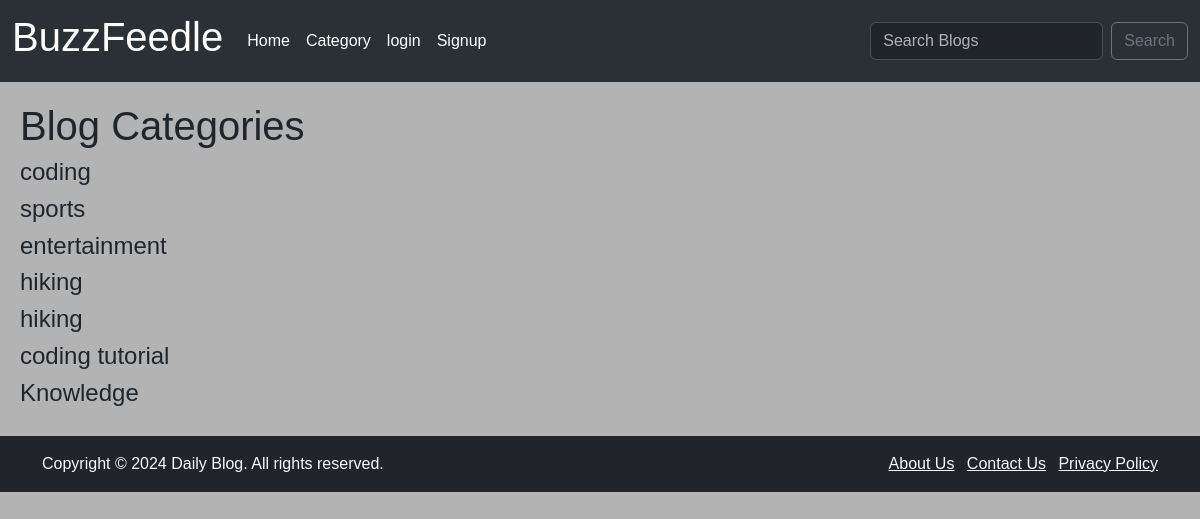
The page /category-list/ on the database its author committed.
### App/models.py (models this page shows, shortened)
class Category(models.Model):
    name =  models.CharField(max_length=255)
    def __str__(self):
        return self.name

### App/views.py (the view)
# urls.py: path('category-list/', views.category_list_view, name='category-list' ),
def category_list_view(request):
    cat_menu_list = Category.objects.all()
    return render(request, 'category_list.html', {"cat_menu_list":cat_menu_list})

### App/templates/category_list.html
{% extends 'base.html' %}
{% block content %}
    <h1>Blog Categories</h1>
    {% for item in cat_menu_list %}
        <h4><a class="dropdown-item" href="{% url 'category' item|slugify %}">{{item}}</a></h4>
    {% endfor %}
{% endblock  %}

### App/static/css/stylesheet.css (style rules this page uses)
body { font-family: Arial, Helvetica, sans-serif; margin: 0; padding: 0; background-color: #b3b3b3; }

### rows shown on the page
Category: name "coding"
Category: name "sports"
Category: name "entertainment"
Category: name "hiking"
Category: name "hiking"
Category: name "coding tutorial"
Category: name "Knowledge"
